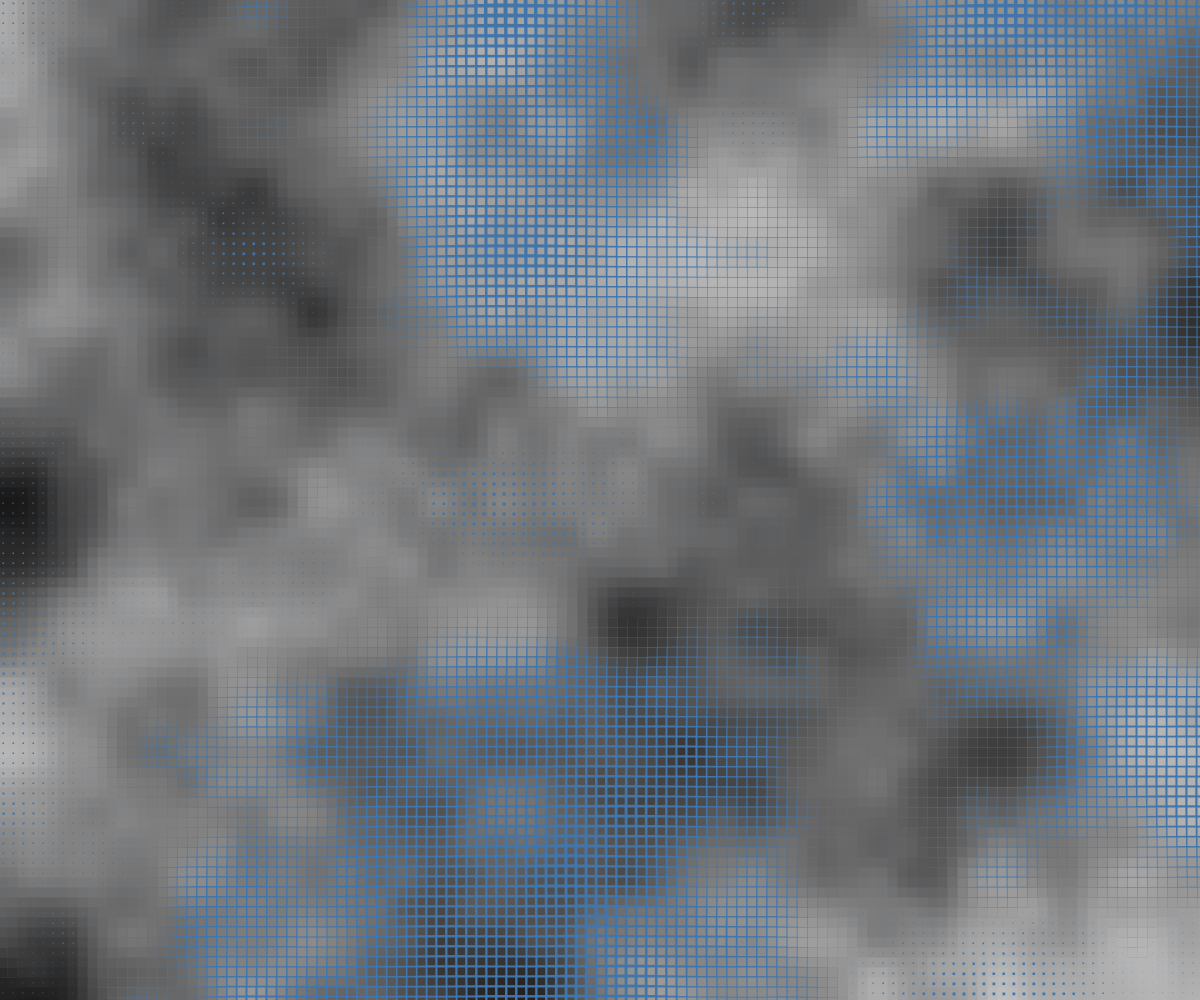
Frame 1 (no input)
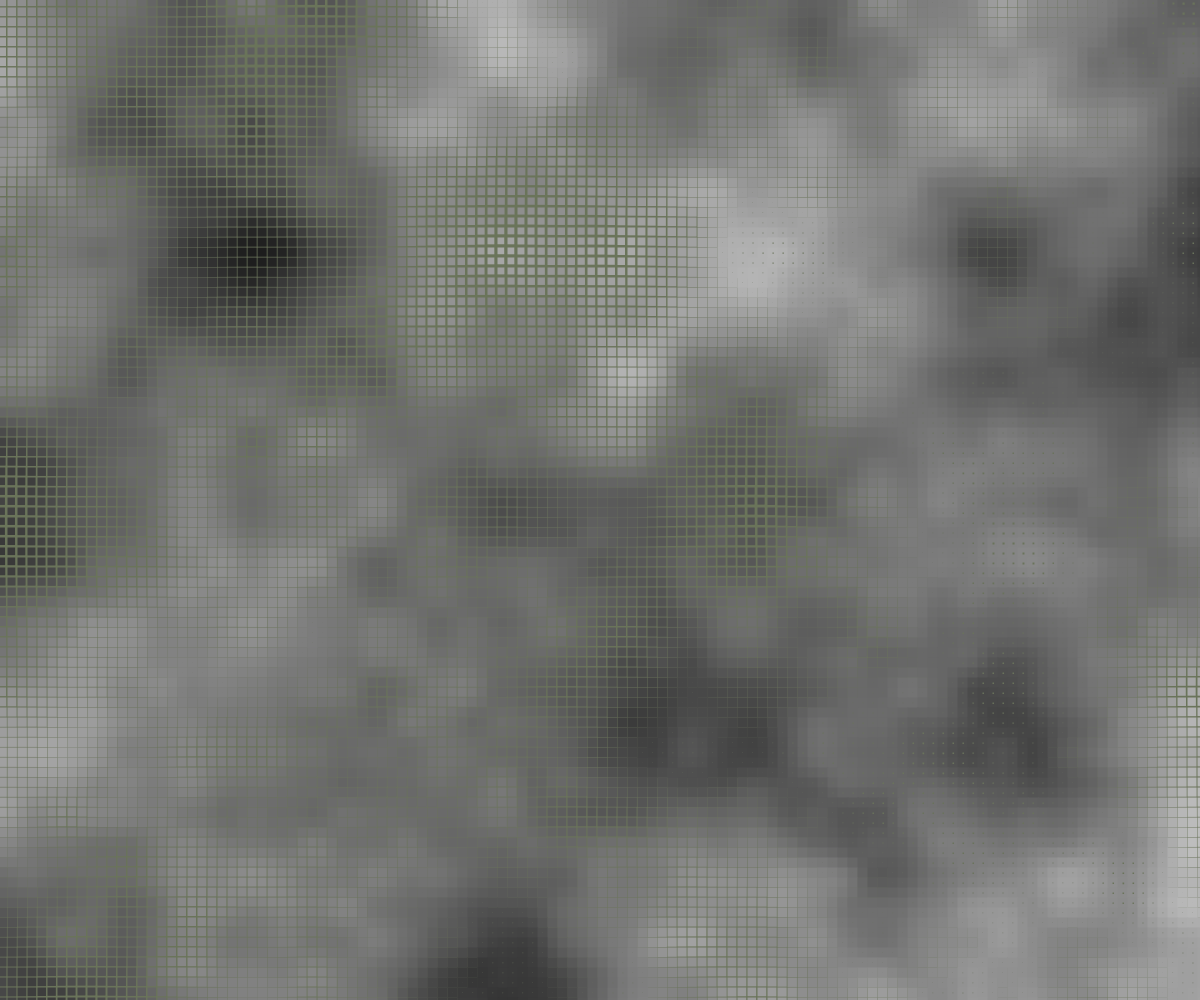
Frame 60 (no input)
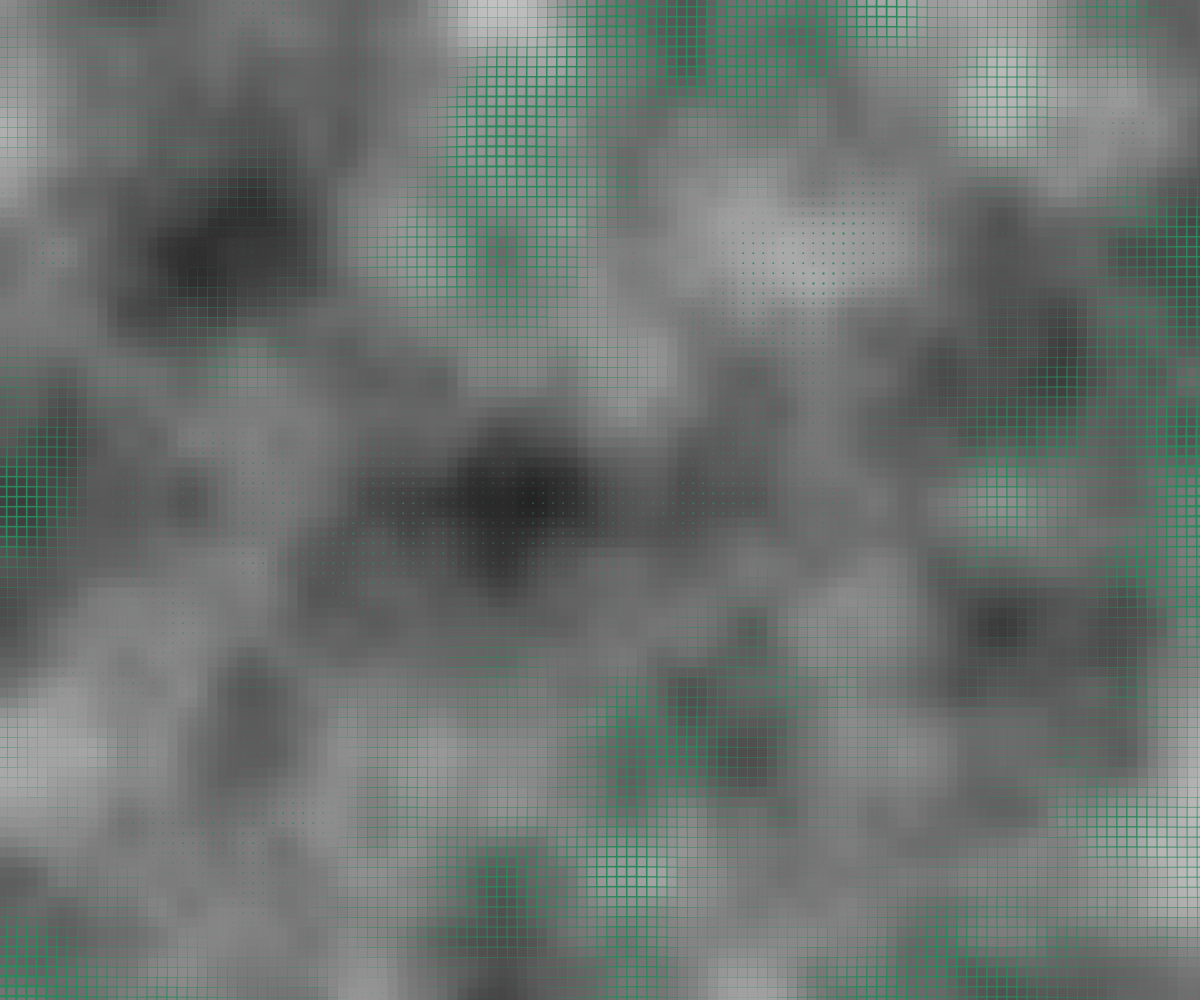
Frame 120 (the mouse pressed at the canvas centre since frame 60)

The p5.js sketch that drew these frames (run headless with seeded random() and noise() and a simulated clock; from frame 60 on, the mouse is pressed at the canvas centre):

// p5.js sketch
// ── sketch.js
function setup() {
  createCanvas(windowWidth, windowHeight);
}

function draw() {
  noFill();

  let colorScale = 0.01
  background(
    255 * noise((frameCount + 2000) * colorScale),
    255 * noise( colorScale * (frameCount + 1000)),
    255 * noise(frameCount * colorScale)
  );

  let noiseLevel = 255;
  let noiseScale = 0.004;

  for (let y = 0; y < height + 10; y += 10) {
    for (let x = 0; x < width + 10; x += 10) {
      let nx = noiseScale * x;
      let ny = noiseScale * y;
      let nt = noiseScale * frameCount;

      let c = noiseLevel * noise(nx, ny, nt);

      stroke(c);
      strokeWeight(5)
      square(x, y, 10 * noise(frameCount * 0.02, nx, ny))
    }
  }
}
